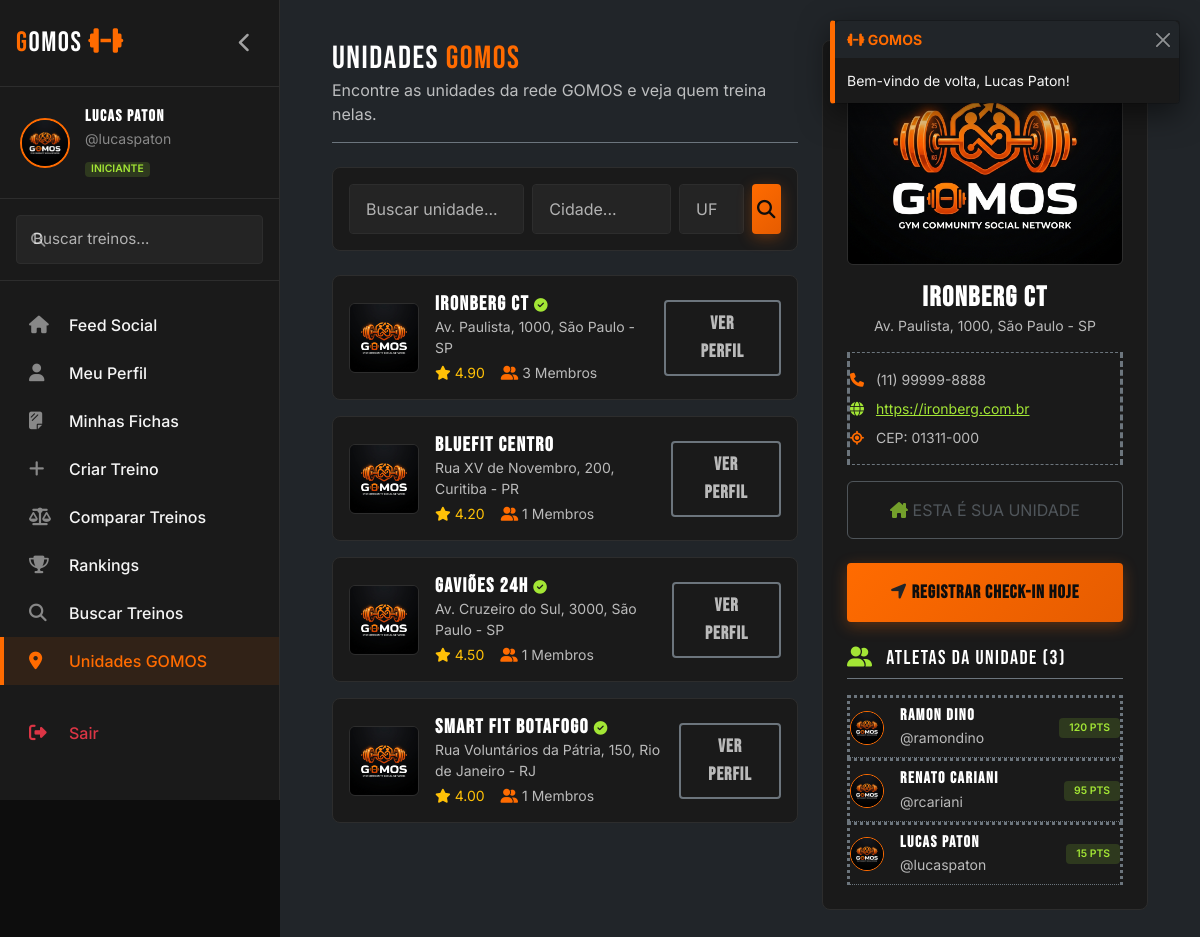
/gomos/academias?id=1 (signed in), run on an earlier commit of the app's database.
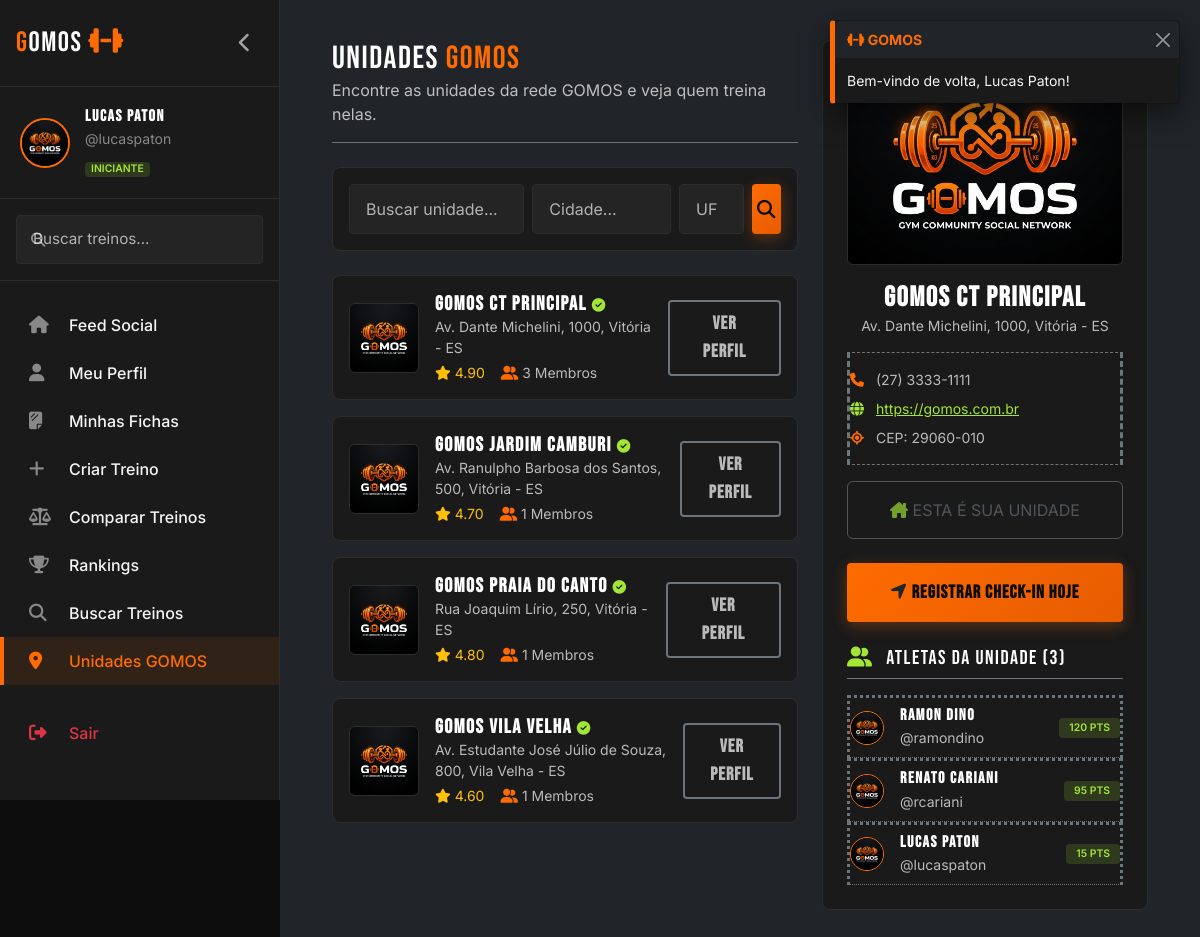
And on a later commit of the database.
### tables this page shows
CREATE TABLE IF NOT EXISTS academias (
    id INT AUTO_INCREMENT PRIMARY KEY,
    nome VARCHAR(150) NOT NULL,
    endereco VARCHAR(255) NOT NULL,
    cidade VARCHAR(100) NOT NULL,
    estado CHAR(2) NOT NULL,
    cep VARCHAR(10) NOT NULL,
    telefone VARCHAR(20),
    site VARCHAR(255),
    foto VARCHAR(255) DEFAULT 'default_academia.jpg',
    total_membros INT DEFAULT 0,
    avaliacao_media DECIMAL(3,2) DEFAULT 0.00,
    verificada TINYINT(1) DEFAULT 0,
    criado_em TIMESTAMP DEFAULT CURRENT_TIMESTAMP
);

CREATE TABLE IF NOT EXISTS usuarios (
    id INT AUTO_INCREMENT PRIMARY KEY,
    nome VARCHAR(100) NOT NULL,
    username VARCHAR(50) NOT NULL UNIQUE,
    email VARCHAR(100) NOT NULL UNIQUE,
    senha VARCHAR(255) NOT NULL,
    foto_perfil VARCHAR(255) DEFAULT 'default_avatar.png',
    bio TEXT,
    nivel_fitness ENUM('iniciante', 'intermediario', 'avancado') DEFAULT 'iniciante',
    academia_id INT,
    cidade VARCHAR(100) NOT NULL,
    estado CHAR(2) NOT NULL,
    peso DECIMAL(5,2) DEFAULT 0.00,
    altura INT DEFAULT 0,
    total_treinos INT DEFAULT 0,
    total_curtidas INT DEFAULT 0,
    pontos_ranking INT DEFAULT 0,
    ativo TINYINT(1) DEFAULT 1,
    criado_em TIMESTAMP DEFAULT CURRENT_TIMESTAMP,
    ultimo_acesso TIMESTAMP DEFAULT CURRENT_TIMESTAMP ON UPDATE CURRENT_TIMESTAMP,
    FOREIGN KEY (academia_id) REFERENCES academias(id) ON DELETE SET NULL
);

### gomos/app/controllers/AcademiaController.php (called while the page is built, shortened)
<?php
class AcademiaController {
    public function buscar() {
        $academiaModel = new AcademiaModel();
        $academia = null;
        $membros = [];
        $id_academia = isset($_GET['id']) ? intval($_GET['id']) : null;
        if ($id_academia) {
            $academia = $academiaModel->buscarPorId($id_academia);
            if ($academia) {
                $membros = $academiaModel->listarMembros($id_academia);
            }
        }
        $nome = Validator::sanitize($_GET['nome'] ?? '');
        $cidade = Validator::sanitize($_GET['cidade'] ?? '');
        $estado = strtoupper(Validator::sanitize($_GET['estado'] ?? ''));
        if (!empty($nome) || !empty($cidade) || !empty($estado)) {
            $academias = $academiaModel->pesquisarAvancado($nome, $cidade, $estado);
        } else {
            $academias = $academiaModel->listarTodas();
        }
        require_once __DIR__ . '/../views/academia/buscar.php';
    }
}

### gomos/app/config/Database.php (called while the page is built, shortened)
<?php
class Database {
    private static $instance = null;
    private $db_name = 'gomos';
    private $username = 'root';
    private $password = '';
    private function __construct() {
        $ports = [3306, 3307];
        foreach ($ports as $port) {
            try {
                $this->conn = new PDO(
                    "mysql:host=127.0.0.1;port=" . $port . ";dbname=" . $this->db_name . ";charset=utf8mb4",
                    $this->username,
                    $this->password,
                    [
                        PDO::ATTR_ERRMODE => PDO::ERRMODE_EXCEPTION,
                        PDO::ATTR_DEFAULT_FETCH_MODE => PDO::FETCH_ASSOC,
                        PDO::ATTR_EMULATE_PREPARES => false,
                    ]
                );
                $connected = true;
                break;
            } catch (PDOException $e) {
                $lastException = $e;
            }
        }
    }
    public static function getConnection() {
        if (self::$instance === null) {
            self::$instance = new self();
        }
        return self::$instance->conn;
    }
}

### gomos/app/models/AcademiaModel.php (called while the page is built, shortened)
<?php
class AcademiaModel {
    private $db;
    public function __construct() {
        $this->db = Database::getConnection();
    }
    public function listarTodas() {
        $sql = "SELECT * FROM academias ORDER BY total_membros DESC, nome ASC";
        $stmt = $this->db->query($sql);
        return $stmt->fetchAll();
    }
    public function buscarPorId($id) {
        $sql = "SELECT * FROM academias WHERE id = :id";
        $stmt = $this->db->prepare($sql);
        $stmt->execute([':id' => $id]);
        return $stmt->fetch();
    }
    public function listarMembros($academia_id) {
        $sql = "SELECT id, nome, username, foto_perfil, nivel_fitness, pontos_ranking
                FROM usuarios
                WHERE academia_id = :academia_id AND ativo = 1
                ORDER BY pontos_ranking DESC";
        $stmt = $this->db->prepare($sql);
        $stmt->execute([':academia_id' => $academia_id]);
        return $stmt->fetchAll();
    }
}

### gomos/app/views/partials/sidebar.php (called while the page is built, shortened)
<?php
$root = str_replace('\\', '/', dirname($_SERVER['SCRIPT_NAME']));
$rootUrl = rtrim($root, '/public');
?>

### gomos/app/helpers/Session.php (called while the page is built, shortened)
<?php
class Session {
    public static function get($key) {
        return isset($_SESSION[$key]) ? $_SESSION[$key] : null;
    }
}

### gomos/app/views/academia/buscar.php (the view, shortened to what the rows shown need)
<?php
require_once __DIR__ . '/../partials/header.php';
$usuarioAcademiaId = \App\Helpers\Session::get('academia_id');
?>
<div class="dashboard-wrapper">
    <?php require_once __DIR__ . '/../partials/sidebar.php'; ?>
    <main class="main-content-gomos bg-dark">
        <div class="container-fluid">
            <div class="row">
                <div class="col-lg-7">
                    <div class="d-flex align-items-center justify-content-between mb-4 border-bottom border-secondary pb-3">
                        <div>
                            <h2 class="text-white m-0">UNIDADES <span class="text-orange">GOMOS</span></h2>
                        </div>
                    </div>
                    <div class="row g-3">
                        <?php if (!empty($academias)): ?>
                            <?php foreach ($academias as $ac): ?>
                                <div class="col-md-12">
                                    <div class="card-gomos p-3 m-0 d-flex flex-sm-row gap-3 align-items-center justify-content-between">
                                        <div class="d-flex align-items-center gap-3">
                                            <img src="<?= $root ?>/assets/img/<?= $ac['foto'] ?>" alt="Academia" class="rounded" style="width: 70px; height: 70px; object-fit: cover; border: 1px solid var(--border-color);">
                                            <div>
                                                <h5 class="text-white m-0 fw-bold">
                                                    <?= $ac['nome'] ?>
                                                    <?php if ($ac['verificada']): ?>
                                                        <span class="text-lime" style="font-size: 0.85rem;" title="Academia Verificada GOMOS"><i class="fa-solid fa-circle-check"></i></span>
                                                    <?php endif; ?>
                                                </h5>
                                                <p class="text-secondary small m-0"><?= $ac['endereco'] ?>, <?= $ac['cidade'] ?> - <?= $ac['estado'] ?></p>
                                                <div class="d-flex align-items-center gap-3 mt-1 small text-secondary">
                                                    <span class="text-warning"><i class="fa-solid fa-star"></i> <?= $ac['avaliacao_media'] ?></span>
                                                    <span><i class="fa-solid fa-user-group text-orange"></i> <?= $ac['total_membros'] ?> Membros</span>
                                                </div>
                                            </div>
                                        </div>
                                        <a href="<?= $rootUrl ?>/academias?id=<?= $ac['id'] ?>" class="btn btn-outline-gomos btn-sm border-secondary text-secondary py-2">VER PERFIL</a>
                                    </div>
                                </div>
                            <?php endforeach; ?>
                        <?php endif; ?>
                    </div>
                </div>
                <div class="col-lg-5">
                    <?php if ($academia): ?>
                        <div class="card-gomos mb-4 p-4">
                            <div class="text-center mb-3">
                                <img src="<?= $root ?>/assets/img/<?= $academia['foto'] ?>" alt="Academia" class="rounded w-100 mb-3" style="max-height: 200px; object-fit: cover; border: 1.5px solid var(--border-color);">
                                <h3 class="text-white fw-bold m-0"><?= $academia['nome'] ?></h3>
                                <p class="text-secondary small m-0"><?= $academia['endereco'] ?>, <?= $academia['cidade'] ?> - <?= $academia['estado'] ?></p>
                            </div>
                            <div class="border-top border-bottom border-secondary py-3 my-3 small text-secondary" style="border-style: dashed !important;">
                                <div class="mb-2"><i class="fa-solid fa-phone me-2 text-orange"></i> <?= $academia['telefone'] ?: 'Não cadastrado' ?></div>
                                <div class="mb-2"><i class="fa-solid fa-globe me-2 text-lime"></i> <?= $academia['site'] ? '<a href="' . $academia['site'] . '" target="_blank" class="text-lime">' . $academia['site'] . '</a>' : 'Não cadastrado' ?></div>
                                <div><i class="fa-solid fa-location-crosshairs me-2 text-orange"></i> CEP: <?= $academia['cep'] ?></div>
                            </div>
                            <div class="d-flex gap-2 mb-4">
                                <?php if ($usuarioAcademiaId == $academia['id']): ?>
                                    <button class="btn btn-outline-secondary w-100 py-3" disabled><i class="fa-solid fa-house-chimney text-lime"></i> ESTA É SUA UNIDADE</button>
                                <?php else: ?>
                                    <form action="<?= $rootUrl ?>/academias/vincular/<?= $academia['id'] ?>" method="POST" class="w-100 m-0">
                                        <button type="submit" class="btn btn-secondary-gomos text-dark w-100 py-3"><i class="fa-solid fa-house-laptop"></i> DEFINIR COMO MINHA UNIDADE</button>
                                    </form>
                                <?php endif; ?>
                            </div>
                            <button type="button" class="btn btn-primary-gomos w-100 py-3 mb-4" data-bs-toggle="modal" data-bs-target="#modalCheckin">
                                <i class="fa-solid fa-location-arrow text-dark"></i> REGISTRAR CHECK-IN HOJE
                            </button>
                             <h5 class="text-white border-bottom border-secondary pb-2 mb-3"><i class="fa-solid fa-user-group text-lime me-2"></i> ATLETAS DA UNIDADE (<?= count($membros) ?>)</h5>
                            <div class="gym-members" style="max-height: 250px; overflow-y: auto;">
                                <?php if (!empty($membros)): ?>
                                    <ul class="list-unstyled m-0">
                                        <?php foreach ($membros as $m): ?>
                                            <li class="d-flex align-items-center justify-content-between py-2 border-bottom border-secondary" style="border-style: dotted !important;">
                                                <div class="d-flex align-items-center">
                                                    <a href="<?= $rootUrl ?>/perfil/<?= $m['username'] ?>">
                                                        <img src="<?= $root ?>/assets/img/<?= $m['foto_perfil'] ?>" alt="Avatar" class="rounded-circle me-3" style="width: 34px; height: 34px; object-fit: cover; border: 1.5px solid var(--accent-primary)">
                                                    </a>
                                                    <div>
                                                        <h6 class="m-0 text-white"><a href="<?= $rootUrl ?>/perfil/<?= $m['username'] ?>" class="text-decoration-none text-white fw-bold"><?= $m['nome'] ?></a></h6>
                                                        <small class="text-secondary">@<?= $m['username'] ?></small>
                                                    </div>
                                                </div>
                                                <span class="badge badge-dificuldade badge-iniciante" style="font-size: 0.65rem;"><?= $m['pontos_ranking'] ?> PTS</span>
                                            </li>
                                        <?php endforeach; ?>
                                    </ul>
                                <?php else: ?>
                                    <p class="text-secondary small m-0 py-2">Seja o primeiro membro desta unidade!</p>
                                <?php endif; ?>
                            </div>
                        </div>
                    <?php endif; ?>
                </div>
            </div>
        </div>
    </main>
</div>
<?php require_once __DIR__ . '/../partials/footer.php'; ?>

What changed in the data, as far as the page shows it:
changed academias: nome "Ironberg CT" → "Gomos CT Principal"; endereco "Av. Paulista, 1000" → "Av. Dante Michelini, 1000"; cidade "São Paulo" → "Vitória"; estado "SP" → "ES"; telefone "(11) 99999-8888" → "(27) 3333-1111"; site "https://ironberg.com.br" → "https://gomos.com.br"; cep "01311-000" → "29060-010"
changed academias: nome "Bluefit Centro" → "Gomos Jardim Camburi"; verificada 0 → 1 (drawn); endereco "Rua XV de Novembro, 200" → "Av. Ranulpho Barbosa dos Santos, 500"; cidade "Curitiba" → "Vitória"; estado "PR" → "ES"; avaliacao_media "4.20" → "4.70"
changed academias: nome "Smart Fit Botafogo" → "Gomos Praia do Canto"; endereco "Rua Voluntários da Pátria, 150" → "Rua Joaquim Lírio, 250"; cidade "Rio de Janeiro" → "Vitória"; estado "RJ" → "ES"; avaliacao_media "4.00" → "4.80"; moves up the list
changed academias: nome "Gaviões 24h" → "Gomos Vila Velha"; endereco "Av. Cruzeiro do Sul, 3000" → "Av. Estudante José Júlio de Souza, 800"; cidade "São Paulo" → "Vila Velha"; estado "SP" → "ES"; avaliacao_media "4.50" → "4.60"
